Frame 1 (no input): blank canvas, image omitted
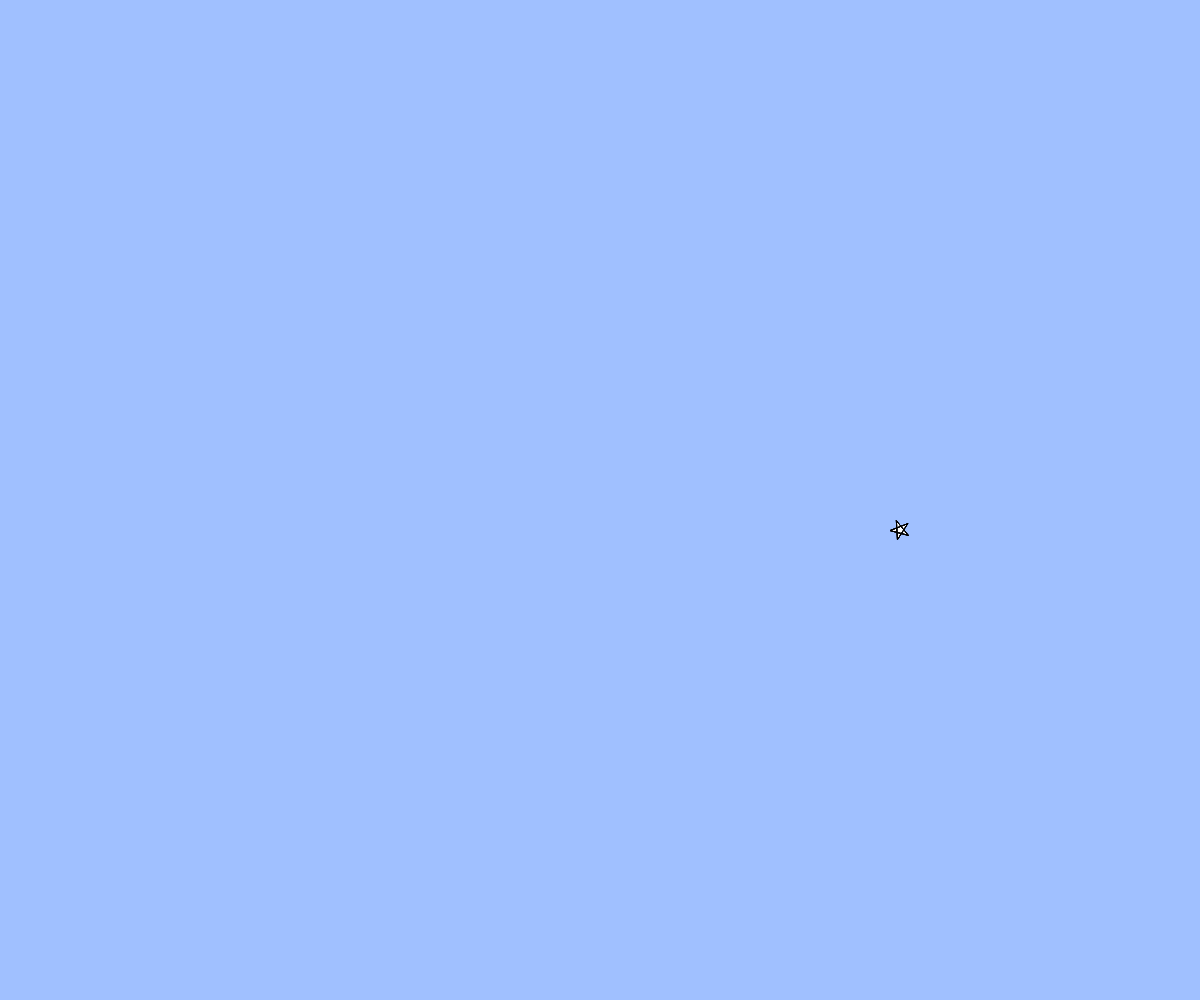
Frame 60 (no input)
Frame 120 (the mouse pressed at the canvas centre since frame 60): blank canvas, image omitted

The p5.js sketch that drew this single still picture (run headless with seeded random() and noise() and a simulated clock; from frame 60 on, the mouse is pressed at the canvas centre):

// p5.js sketch
// ── sketch.js
// テキスト「アニメーション」
let x, y, vx, vy;

function setup(){
  createCanvas(windowWidth, windowHeight);
  x = width / 2;
  y = height / 2;
  vx = 8;
  vy = 8;
  angle = 10;
}

function draw(){
  background(160, 192, 255);
  // BLANK[2] (hint: 作った star 関数を使います)
  x += 5;
  y += 0.5;
  angle += 1;
  star(x,y,10,angle);

  // 端の処理パターン (1) 反対側から出てくる
  if(x > width){ x = 0; }
  else if(x < 0){ x = width; }
  if(y > height){ y = 0; }
  if(y < 0){ y = height; }
}

function star(cx, cy, r, angle){
  beginShape();
  for(var i = 0; i < 20; i++){
    var theta = TWO_PI * i * 2 / 5 - HALF_PI;
    // BLANK[1] (hint: angle 分だけ星を回転させるには？)
    theta = theta + angle;
    var x = cx + cos(theta) * r;
    var y = cy + sin(theta) * r;
    vertex(x,y);
  }
  endShape(CLOSE);
}

function windowResized(){
  resizeCanvas(windowWidth, windowHeight);
}
